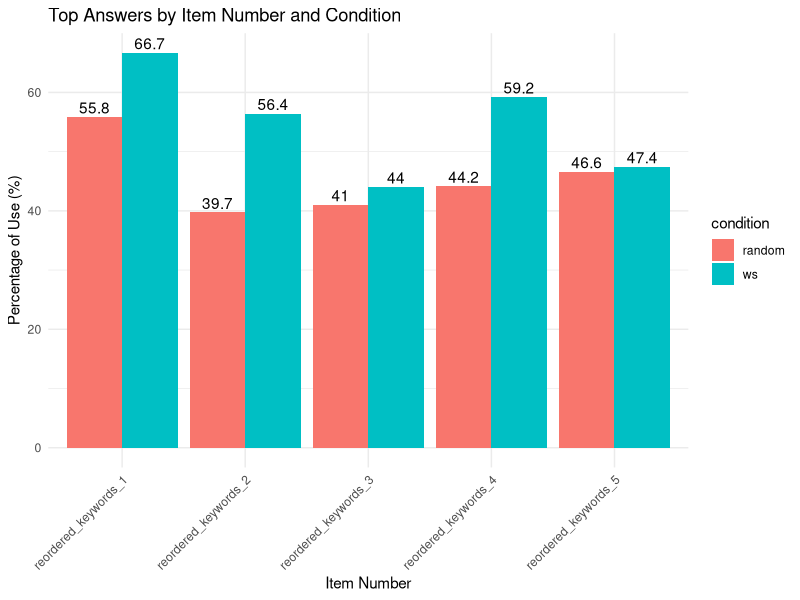
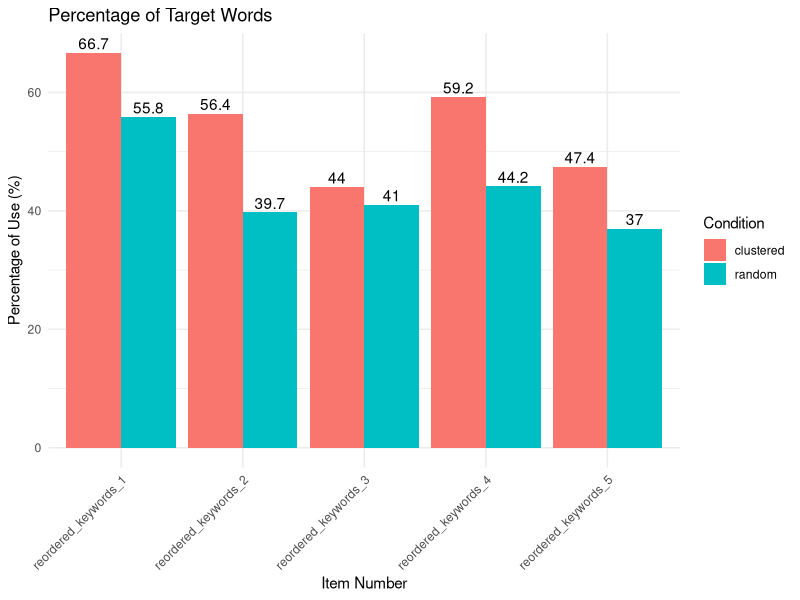
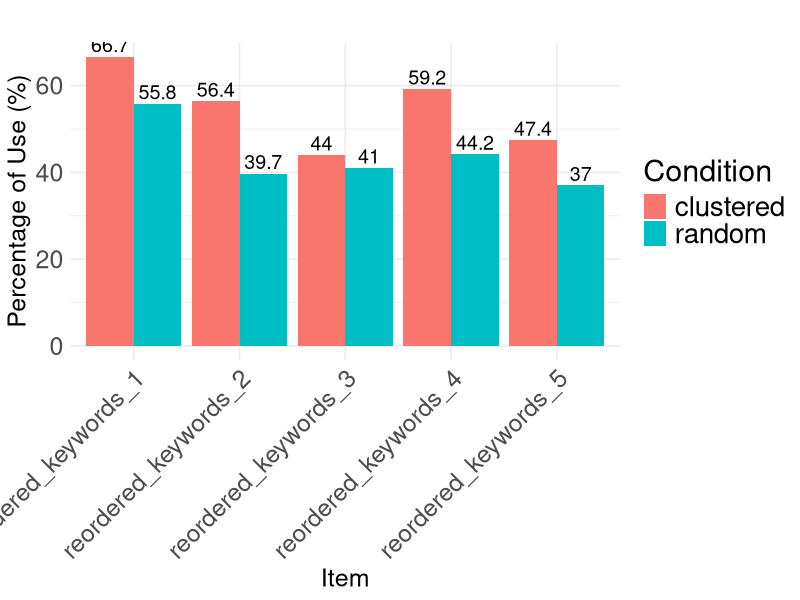

The R source for these figures, in order:

### Lexical Diversity Analysis
library(readxl)
library(dplyr)

combined_data_long <- read_excel("NLP_answers_12.xlsx")

#Lexical diversity is a measure of the variety of words used in a text relative to the total number of words.
# Function to calculate lexical diversity 
calculate_lv <- function(Answers_clean) {
  num_unique_words <- length(unique(Answers_clean))
  total_words <- length(Answers_clean)
  lv <- num_unique_words / total_words
  return(lv)
}

names(combined_data_long)

# Calculate lv by subsession.round_number, item_number, session_id, and condition
lvdata <- combined_data_long %>%
  dplyr::filter(Answers_clean != "") %>%  # Remove empty answers
  group_by(subsession.round_number, item_number, condition, session_id) %>%
  summarize(lexical_diversity = calculate_lv(Answers_clean), .groups = 'drop')
View(lvdata)
# Display the results
print(lvdata, n = 256)


################################################################################
############################## glmer analysis###################################
library(lme4)
library(lmerTest)
lvdata <- rename(lvdata, figure = item_number) # new_name = old_name
lvdata <- rename(lvdata, network = condition) # new_name = old_name
lvdata <- rename(lvdata, round = subsession.round_number) # new_name = old_name
str(lvdata)
lvdata <- lvdata %>% mutate_if(is.character, as.factor)
#lvdata <- lvdata %>% mutate_if(is.integer, as.factor)
str(lvdata)
contrasts(lvdata$network)
lvdata$network2 <- lvdata$network
contrasts(lvdata$network2) <- matrix(rev(contr.sum(2)))

# Interaction effect between round number and condition for each item_number
# lvmod0 <- lmer(lexical_diversity ~ 1 + (1 | session_id)  , data = lvdata) #does not converge

lm_model <- lm(lexical_diversity ~ network * round , data = lvdata)
summary(lm_model) # NS effect of network. *** round
library(car)
anova(lm_model)
Anova(lm_model, type = "III")

# Only Round 10 -----
# when subjects are prompted to name the 5 images at the end of the game
round10 <- lvdata %>%  filter(round == 10 )
View(round10)

round10_model <- lm(lexical_diversity ~ network , data = round10)
summary(round10_model) # NS effect 
Anova(round10_model)


################################################################################
#############################frequency of top 5 words ##########################
#calculate top 5 answers for each condition and item

# Group by condition, item_number, and answers to calculate the frequency
answer_frequencies <- combined_data_long %>%
  group_by(condition, item_number, Answers_clean) %>%
  summarise(frequency = n()) %>%
  ungroup()

# Calculate total frequency for each condition and item_number
total_frequencies <- answer_frequencies %>%
  group_by(condition, item_number) %>%
  summarise(total_frequency = sum(frequency))

# Join total frequencies back with answer frequencies
answer_frequencies <- answer_frequencies %>%
  left_join(total_frequencies, by = c("condition", "item_number"))

# Sort by frequency in descending order and find the top answers for each condition and item_number
top_answers <- answer_frequencies %>%
  arrange(condition, item_number, desc(frequency)) %>%
  group_by(condition, item_number) %>%
  slice_max(frequency, n = 1)

# Calculate percentage of each top 5 answer
top_answers <- top_answers %>%
  mutate(percentage = (frequency / total_frequency) * 100)

# View the result
print(top_answers)


# Plot the top 5 answers
library(ggplot2)

# Create a bar plot to show the top answers' percentage for each condition and item_number
ggplot(top_answers, aes(x = item_number, y = percentage, fill = condition)) +
  geom_bar(stat = "identity", position = "dodge") +
  geom_text(aes(label = round(percentage, 1)), vjust = -0.3, position = position_dodge(0.9)) +
  labs(title = "Top Answers by Item Number and Condition",
       x = "Item Number", 
       y = "Percentage of Use (%)") +
  theme_minimal() +
  theme(axis.text.x = element_text(angle = 45, hjust = 1))  # Rotate x-axis labels for readability

################################################################################
#############################frequency of target words ##########################

# Filter for the target words and their respective item_numbers across conditions
target_words <- answer_frequencies %>%
  filter((item_number == "reordered_keywords_1" & Answers_clean == "shield") |
           (item_number == "reordered_keywords_2" & Answers_clean == "angel") |
           (item_number == "reordered_keywords_3" & Answers_clean == "flag") |
           (item_number == "reordered_keywords_4" & Answers_clean == "antenna") |
           (item_number == "reordered_keywords_5" & Answers_clean == "apron"))

# Calculate the percentage of each answer
target_words <- target_words %>%
  mutate(percentage = (frequency / total_frequency) * 100)


################################################################################
######################Visualize target word percentages#########################

library(dplyr)

# Replace "ws" with "clustered" in the condition column
target_words <- target_words %>%
  mutate(condition = case_when(
    condition == "ws" ~ "clustered",
    TRUE ~ condition  # Keep other conditions unchanged
  ))

# Plot the data with the updated condition label
ggplot(target_words, aes(x = item_number, y = percentage, fill = condition)) +
  geom_bar(stat = "identity", position = "dodge") +
  geom_text(aes(label = round(percentage, 1)), vjust = -0.3, position = position_dodge(0.9)) +
  labs(title = "Percentage of Target Words",
       x = "Item Number",
       y = "Percentage of Use (%)",
       fill = "Condition") +
  theme_minimal() +
  theme(axis.text.x = element_text(angle = 45, hjust = 1))  # Rotate x-axis labels for readability


#visualize the model
#set up a graphic device
png("C:\\Users\\eylul\\Desktop\\newplot.png",width=3600,height=3000,units="px",res=400,bg="white") 

ggplot(target_words, aes(x = item_number, y = percentage, fill = condition)) +
  geom_bar(stat = "identity", position = "dodge") +
  geom_text(aes(label = round(percentage, 1)), vjust = -0.3, position = position_dodge(0.9),size = 5) +
  labs(title = "",
       x = "Item",
       y = "Percentage of Use (%)",
       fill = "Condition") +
  theme_minimal() +
  theme(
    axis.title = element_text(size = 18),     # Adjust axis title size
    axis.text = element_text(size = 18),      # Adjust axis tick labels size
    plot.title = element_text(size = 20, face = "bold"), # Adjust main title size
    legend.title = element_text(size = 22),   # Adjust legend title size
    legend.text = element_text(size = 20),    # Adjust legend text size
    axis.text.x = element_text(angle = 45, hjust = 1)  # Rotate x-axis labels for readability
  )
#turn off device
dev.off()
